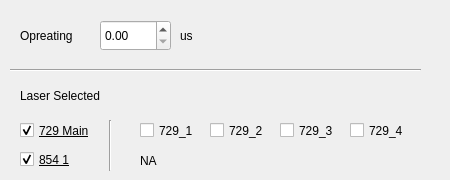
    <widget class="QWidget" name="tab_7">
     <attribute name="title">
      <string>Opreating</string>
     </attribute>
     <widget class="QCheckBox" name="Laser_729_4_opreating">
      <property name="geometry">
       <rect>
        <x>350</x>
        <y>120</y>
        <width>91</width>
        <height>21</height>
       </rect>
      </property>
      <property name="font">
       <font>
        <family>Arial</family>
        <pointsize>9</pointsize>
        <weight>50</weight>
        <bold>false</bold>
        <strikeout>false</strikeout>
       </font>
      </property>
      <property name="text">
       <string>729_4</string>
      </property>
     </widget>
     <widget class="QCheckBox" name="Laser_729_main_opreating">
      <property name="geometry">
       <rect>
        <x>20</x>
        <y>120</y>
        <width>91</width>
        <height>21</height>
       </rect>
      </property>
      <property name="font">
       <font>
        <family>Arial</family>
        <pointsize>9</pointsize>
        <weight>50</weight>
        <italic>false</italic>
        <bold>false</bold>
        <underline>true</underline>
        <strikeout>false</strikeout>
       </font>
      </property>
      <property name="text">
       <string>729 Main</string>
      </property>
      <property name="checked">
       <bool>true</bool>
      </property>
     </widget>
     <widget class="QCheckBox" name="Laser_729_1_opreating">
      <property name="geometry">
       <rect>
        <x>140</x>
        <y>120</y>
        <width>91</width>
        <height>21</height>
       </rect>
      </property>
      <property name="font">
       <font>
        <family>Arial</family>
        <pointsize>9</pointsize>
        <weight>50</weight>
        <bold>false</bold>
        <strikeout>false</strikeout>
       </font>
      </property>
      <property name="text">
       <string>729_1</string>
      </property>
     </widget>
     <widget class="QCheckBox" name="Laser_854_opreating">
      <property name="geometry">
       <rect>
        <x>20</x>
        <y>150</y>
        <width>91</width>
        <height>19</height>
       </rect>
      </property>
      <property name="font">
       <font>
        <family>Arial</family>
        <pointsize>9</pointsize>
        <weight>50</weight>
        <bold>false</bold>
        <underline>true</underline>
        <strikeout>false</strikeout>
       </font>
      </property>
      <property name="text">
       <string>854 1</string>
      </property>
      <property name="checked">
       <bool>true</bool>
      </property>
     </widget>
     <widget class="Line" name="line_6">
      <property name="geometry">
       <rect>
        <x>100</x>
        <y>120</y>
        <width>20</width>
        <height>51</height>
       </rect>
      </property>
      <property name="orientation">
       <enum>Qt::Vertical</enum>
      </property>
     </widget>
     <widget class="QCheckBox" name="Laser_729_2_opreating">
      <property name="geometry">
       <rect>
        <x>210</x>
        <y>120</y>
        <width>91</width>
        <height>21</height>
       </rect>
      </property>
      <property name="font">
       <font>
        <family>Arial</family>
        <pointsize>9</pointsize>
        <weight>50</weight>
        <bold>false</bold>
        <strikeout>false</strikeout>
       </font>
      </property>
      <property name="text">
       <string>729_2</string>
      </property>
     </widget>
     <widget class="QLabel" name="label_47">
      <property name="geometry">
       <rect>
        <x>180</x>
        <y>20</y>
        <width>31</width>
        <height>31</height>
       </rect>
      </property>
      <property name="font">
       <font>
        <family>Arial</family>
        <pointsize>9</pointsize>
        <weight>50</weight>
        <bold>false</bold>
        <strikeout>false</strikeout>
       </font>
      </property>
      <property name="text">
       <string>us</string>
      </property>
     </widget>
     <widget class="QDoubleSpinBox" name="doubleSpinBox_opreating">
      <property name="geometry">
       <rect>
        <x>100</x>
        <y>20</y>
        <width>71</width>
        <height>31</height>
       </rect>
      </property>
      <property name="font">
       <font>
        <family>Arial</family>
        <pointsize>9</pointsize>
        <weight>50</weight>
        <bold>false</bold>
        <strikeout>false</strikeout>
       </font>
      </property>
      <property name="layoutDirection">
       <enum>Qt::LeftToRight</enum>
      </property>
      <property name="alignment">
       <set>Qt::AlignLeading|Qt::AlignLeft|Qt::AlignVCenter</set>
      </property>
      <property name="maximum">
       <double>999999.989999999990687</double>
      </property>
     </widget>
     <widget class="QCheckBox" name="Laser_729_3_opreating">
      <property name="geometry">
       <rect>
        <x>280</x>
        <y>120</y>
        <width>91</width>
        <height>21</height>
       </rect>
      </property>
      <property name="font">
       <font>
        <family>Arial</family>
        <pointsize>9</pointsize>
        <weight>50</weight>
        <bold>false</bold>
        <strikeout>false</strikeout>
       </font>
      </property>
      <property name="text">
       <string>729_3</string>
      </property>
     </widget>
     <widget class="QLabel" name="label_48">
      <property name="geometry">
       <rect>
        <x>20</x>
        <y>20</y>
        <width>71</width>
        <height>31</height>
       </rect>
      </property>
      <property name="font">
       <font>
        <family>Arial</family>
        <pointsize>9</pointsize>
        <weight>50</weight>
        <bold>false</bold>
        <strikeout>false</strikeout>
       </font>
      </property>
      <property name="text">
       <string>Opreating</string>
      </property>
     </widget>
     <widget class="QLabel" name="label_49">
      <property name="geometry">
       <rect>
        <x>140</x>
        <y>150</y>
        <width>131</width>
        <height>21</height>
       </rect>
      </property>
      <property name="font">
       <font>
        <family>Arial</family>
        <pointsize>9</pointsize>
        <weight>50</weight>
        <bold>false</bold>
        <strikeout>false</strikeout>
       </font>
      </property>
      <property name="text">
       <string>NA</string>
      </property>
     </widget>
     <widget class="QLabel" name="label_50">
      <property name="geometry">
       <rect>
        <x>20</x>
        <y>80</y>
        <width>131</width>
        <height>31</height>
       </rect>
      </property>
      <property name="font">
       <font>
        <family>Arial</family>
        <pointsize>9</pointsize>
        <weight>50</weight>
        <bold>false</bold>
        <strikeout>false</strikeout>
       </font>
      </property>
      <property name="text">
       <string>Laser Selected</string>
      </property>
     </widget>
     <widget class="Line" name="line_7">
      <property name="geometry">
       <rect>
        <x>10</x>
        <y>60</y>
        <width>411</width>
        <height>20</height>
       </rect>
      </property>
      <property name="orientation">
       <enum>Qt::Horizontal</enum>
      </property>
     </widget>
    </widget>
